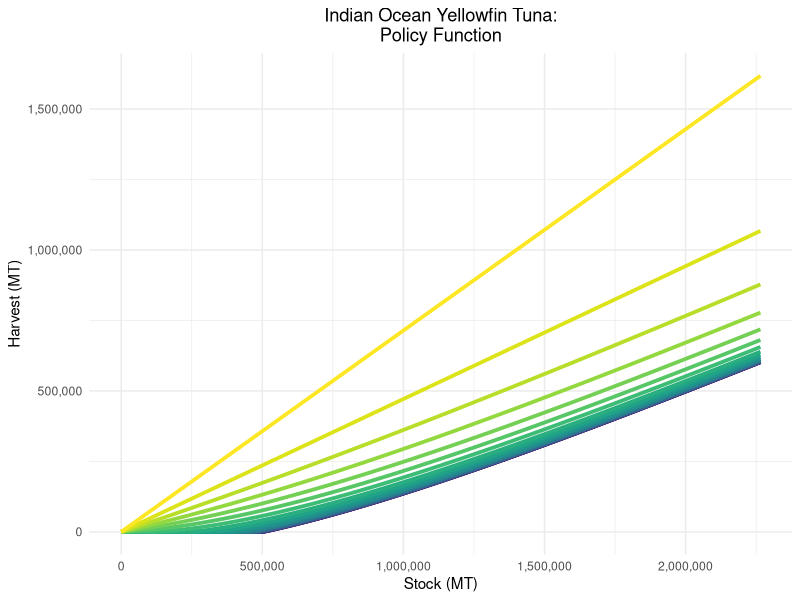
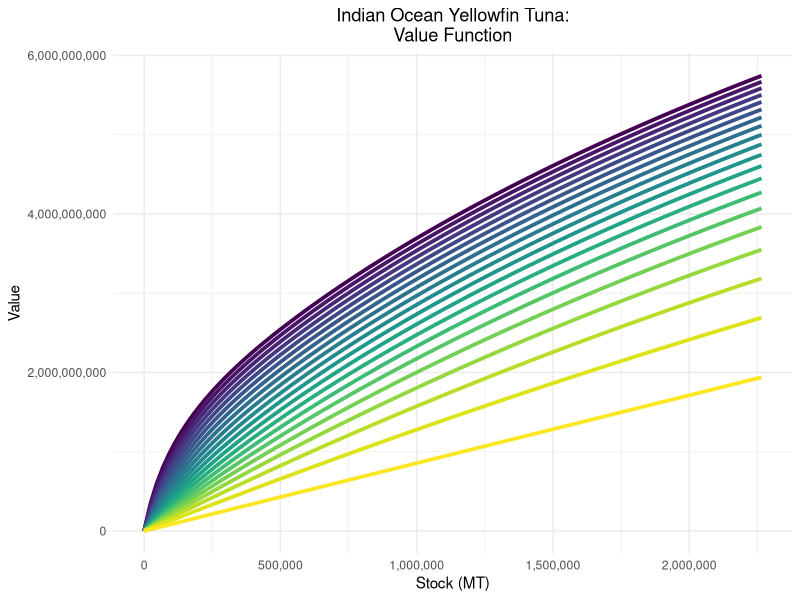
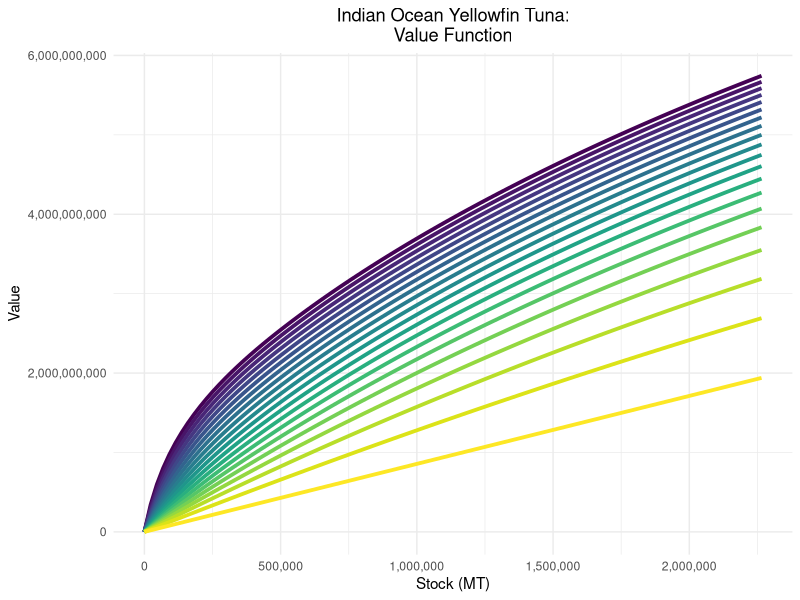
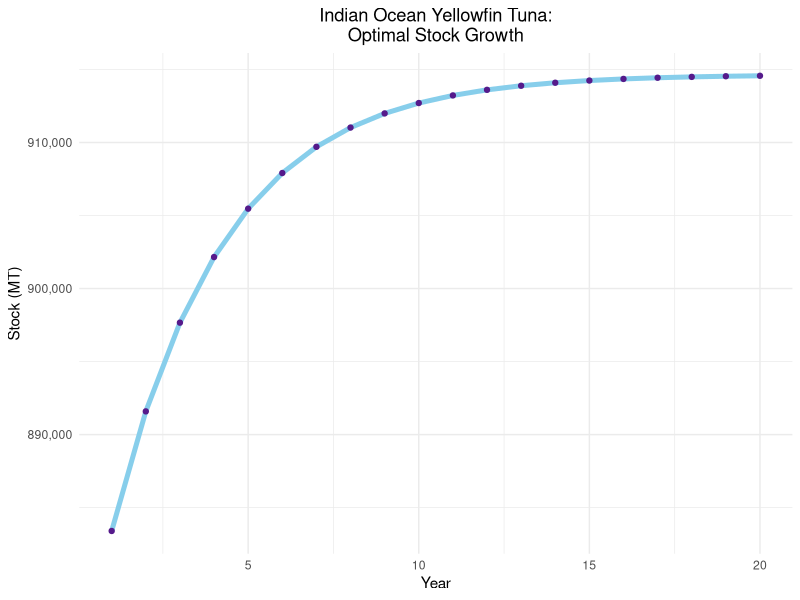
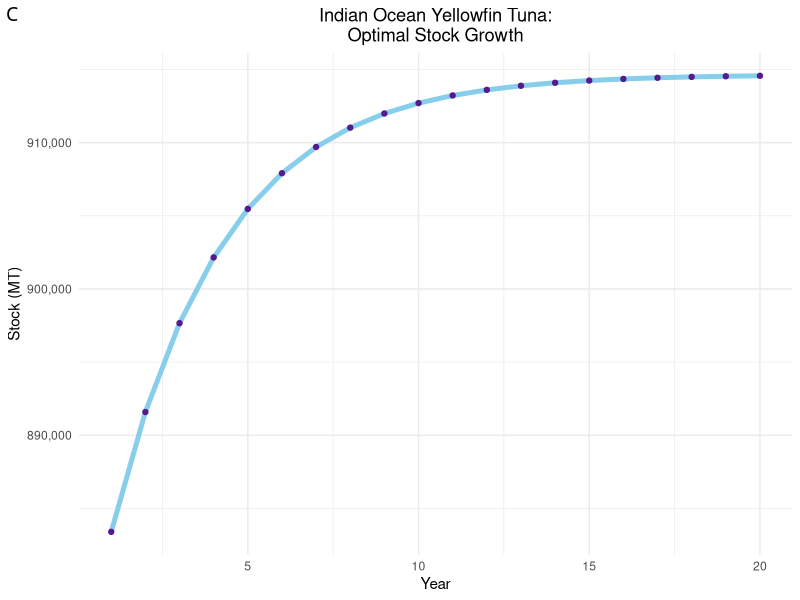
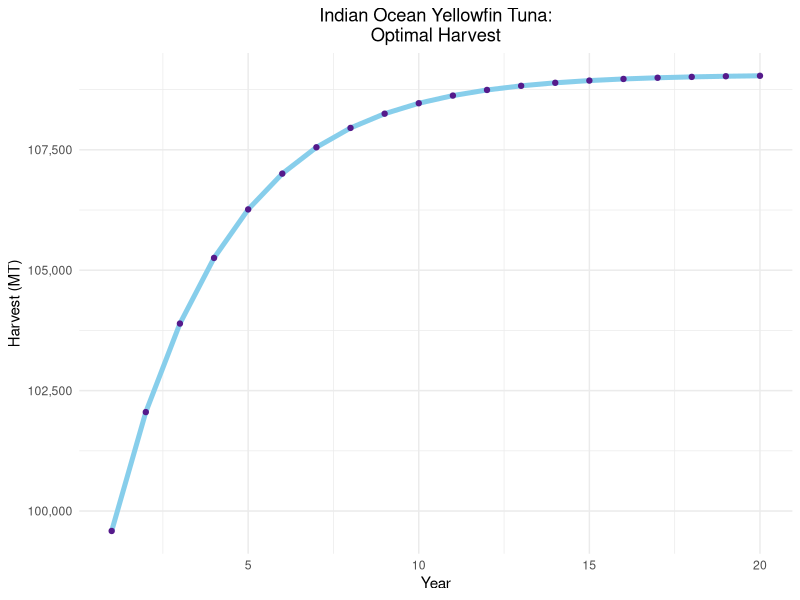
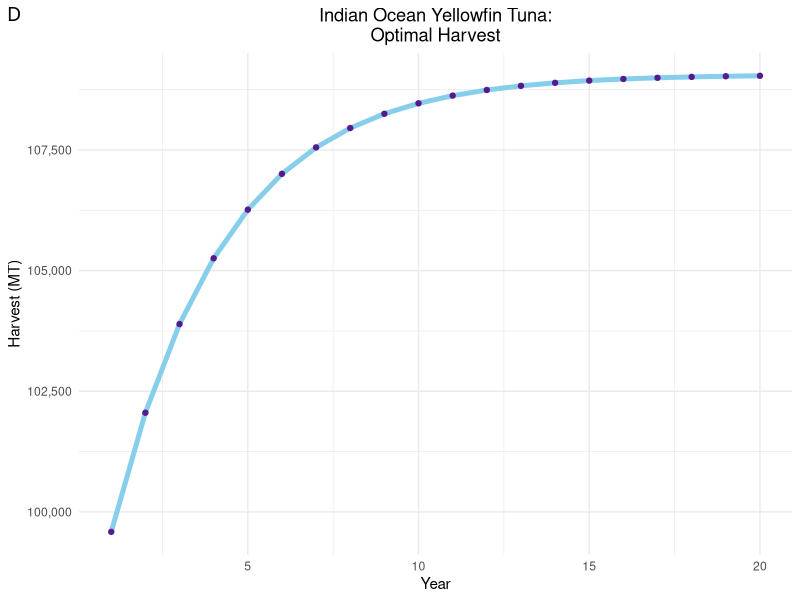
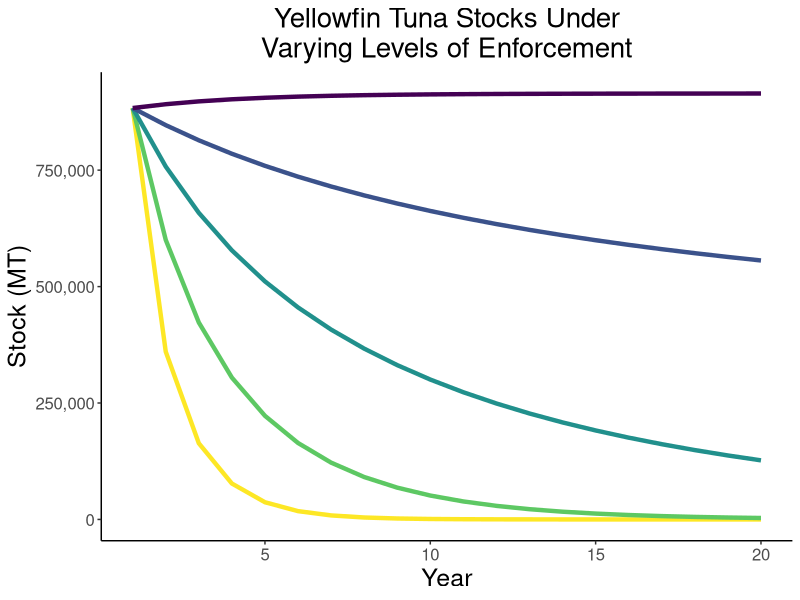

The R source for these figures, in order:
## ---- chunk 1
knitr::opts_chunk$set(echo = TRUE)

library(tidyverse)
library(nloptr)
library(knitr)
library(kableExtra)
library(dplyr)
library(ggplot2)
library(cowplot)
library(scales)
library(patchwork)
library(gridExtra)
## ---- chunk 2
### Time parameters
T = 20 #time horizon for backward induction; t is the equivalent of i, and is used for while-loops
discount <- 0.05
delta <- 1/(1+discount)


### Biological parameters
K <- 2265128
r <- 0.2
int_stock <- 883400 # initial stock biomass (MT)
grid_start <- K/1000000 # guess for xgrid in optimal policy/value functions

### Economic parameters
p <- 2397
c <- 1678

### Enforcement parameters
enfVec <- seq(0, 1, .1) # Enforcement vector from 0 to 1, with 0 being no enforcement and 1 being full enforcement
enfDet <- c(0, .04, .25, .38, .47, .54, .59, .64, .68, .72, .75)/3 # Taken from McDonald et al. code
fine <- p * 3.5


### Iteration parameters
sizex = 100 # size of the state grid; setting equal to Chris C's example
xgrid <- seq(grid_start, K, length.out = sizex)

tol_ht = .01 # tolerance value for fishing effort optimization
tol_e = .01 # tolerance value for enforcement effort optimization
## ---- chunk 3
### Stock function
stock_growth_fun <- function(h, X)
{
  Xnext = X + (r * X) - (r * X^2)/K - h
  if (X < 0) Xnext = 0
  return (Xnext)
}

### Profits function
profit_legal <- function(h, X)
{
  benefit = p*h - c * (h^2)/X
}

### Payoff function to get long-term benefits. V = Value
payoff <- function(X, h, V)
{
  Xnext = stock_growth_fun(h, X)
  Vnext = spline(x = xgrid, y = V, xout = Xnext)
  neg_out = -(profit_legal(h,X) + delta * Vnext$y) # sum of current profit + discounted future value of fish
  return(neg_out) # negative because of optimization
}

DFall = data.frame()
Vnext = vector()
V = seq(0, 0, length.out = sizex) # Setting V = 0

### Payoff function

optimzation_1 <- for(t in T:1)
{
  print(t)
  
  for(i in 1:length(xgrid))
  {
    X = xgrid[i]
    guess = 10
    low = 0 # lower bound on harvest
    high = X + (r * X) - (r * X^2)/K # upper bound; harvest cannot exceed stock (growth?). could also try high = X
    Thing = optim(par = guess, fn = payoff, lower = low, upper = high, X = X, V = V, method = 'L-BFGS-B')
    hstar = Thing$par #optimal harvest, or quota
    Vstar = -Thing$value #optimal value
    Vnext[i] = Vstar
    
    ### now use dataframe to store information
    DFnow = data.frame(time = t, X = X, hstar = hstar, Vstar = Vstar)
    DFall = bind_rows(DFall, DFnow)
  } # end for loop
  
  V = Vnext # tells the model to iterate
}
## ---- chunk 4
### Forward simulation, choosing time 1 (convergence) as the time

DFopt <- DFall %>% 
  filter(time==1)


hpol = DFopt$hstar #optimal harvest policy
xpol = DFopt$X
xsim = vector()
hsim = vector()

xsim[1] = int_stock  # Elected to start with int_stock because this is the starting biomass of yellowfin tuna at the time of model creation
Tsim = seq(1, 20)

for(tt in Tsim)
{
  Thing = spline(x = xpol, y = hpol, xout = xsim[tt])
  hsim[tt] = Thing$y
  if(tt < max(Tsim))
  {
   xsim[tt+1] = stock_growth_fun(h = hsim[tt], X = xsim[tt]) 
  }
}

DFsimulation <- data.frame(time = Tsim, xsim = xsim, hsim = hsim) %>% 
  mutate(enfE = rep("Optimal", 20)) %>% 
  mutate(stock = round(xsim)) %>% 
  mutate(legal = round(spline(x = DFopt$X, y = DFopt$hstar, xout = xsim)$y)) %>% 
  mutate(legal = ifelse(legal > hsim, round(hsim), legal)) %>% 
  mutate(illegal = round(hsim - legal)) %>% 
  mutate(illegal = ifelse(illegal < 0, 0, illegal)) %>% 
  mutate(total = legal + illegal)
## ---- chunk 5
### Adapted from profitOptimEnf (Optimization to determine vector of optimal fishing effort and optimal enforcement effort based on B/BMSY)

### Fine function
fine_fun <- function(ht, h)
  {
  if (ht > h)
    {expected_fine = spline(enfVec, enfDet, xout = enforcement)$y * (ht - h) * fine}
      
    else 
      {expected_fine = 0}
  
    return(expected_fine)
}

### Social profit function
profit_social_fun <- function(ht, h, X)
  {
  if (X == 0)
    {profit = 0}
  
  else
    {profit = p * ht - c * ht^2/X - fine_fun(ht, h)}
  
  return(profit)
}

### Function to find the approximate hstar value in DFopt for a given stock level X
approx_hstar_fun <- function(X)
  {
  if (any(X == 0)) 
    {approx_hstar = 0}
  
  else
    {approx_hstar = spline(x = DFopt$X, y = DFopt$hstar, xout = X)$y}
  
  return(approx_hstar)
}

payoff_illegal <- function(ht, X, V2)
{
  Xnext = stock_growth_fun(ht, X)
  Vnext = spline(x = xgrid, y = V2, xout = Xnext)
  # neg_out = -(profit_social_fun(ht, h = approx_hstar_fun(X), X) + delta * Vnext$y)
  neg_out = -(profit_social_fun(ht, h = approx_hstar_fun(X), X))
  return(neg_out)
}
## ---- chunk 6
### VFI

#### Payoff function

enforcement <- 0

DFall_illegal_0e = data.frame()
Vnext_illegal_0e = vector
V2 = seq(0, 0, length.out = sizex)

actual_optimization <- for(t in T:1)
{
  print(t)
  
  for(i in 1:length(xgrid))
  {
    X = xgrid[i]
    guess = 10
    
    Fishes = optim(par = guess,
                   fn = payoff_illegal,
                   lower = 0,
                   upper = X,
                   X = X,
                   V2 = V2,
                   method = 'L-BFGS-B')
    
    hactual = Fishes$par # Actual harvest
    value = -Fishes$value # Value of the actual harvest
    Vnext[i] = value
    
    ### DF to store information to store information
    DFnow_illegal_0e = data.frame(time = t, X = X, hactual = hactual, value = value)
    DFall_illegal_0e = bind_rows(DFall_illegal_0e, DFnow_illegal_0e)
  }

  V2 = Vnext # tells the model to iterate  

}
## ---- chunk 7
#### Forward Simulation

DF_opt_illegal_0e <- DFall_illegal_0e %>% 
  filter(time == 1)

xsim2 = vector()
hsim2 = vector()

xsim2[1] = int_stock
Tsim = seq(1, 20)

for(t in Tsim)
{
  Fishes2 = spline(x = DF_opt_illegal_0e$X, y = DF_opt_illegal_0e$hactual, xout = xsim2[t])
  hsim2[t] = Fishes2$y
  if(t < max(Tsim))
  {
   xsim2[t+1] = stock_growth_fun(h = hsim2[t], X = xsim2[t]) 
  }
}

DFsimulation_0e <- data.frame(time = Tsim, xsim = xsim2, hsim = hsim2) %>% 
  mutate(enfE = rep("0", 20)) %>% 
  mutate(stock = round(xsim)) %>% 
  mutate(legal = round(spline(x = DFopt$X, y = DFopt$hstar, xout = xsim)$y)) %>% 
  mutate(legal = ifelse(legal > hsim, round(hsim), legal)) %>% 
  mutate(illegal = round(hsim - legal)) %>% 
  mutate(illegal = ifelse(illegal < 0, 0, illegal)) %>% 
  mutate(total = legal + illegal)
## ---- chunk 8
### VFI

#### Payoff function
enforcement <- 0.25

DFall_illegal_0.25e = data.frame()
Vnext_illegal_0.25e = vector
V2 = seq(0, 0, length.out = sizex)

actual_optimization <- for(t in T:1)
{
  print(t)
  
  for(i in 1:length(xgrid))
  {
    X = xgrid[i]
    guess = 10
    
    Fishes = optim(par = guess,
                   fn = payoff_illegal,
                   lower = 0,
                   upper = X,
                   X = X,
                   V2 = V2,
                   method = 'L-BFGS-B')
    
    hactual = Fishes$par # Actual harvest
    value = -Fishes$value # Value of the actual harvest
    Vnext[i] = value
    
    ### DF to store information to store information
    DFnow_illegal_0.25e = data.frame(time = t, X = X, hactual = hactual, value = value)
    DFall_illegal_0.25e = bind_rows(DFall_illegal_0.25e, DFnow_illegal_0.25e)
  }

  V2 = Vnext # tells the model to iterate  

}


#### Forward Simulation

DF_opt_illegal_0.25e <- DFall_illegal_0.25e %>% 
  filter(time == 1)

xsim2 = vector()
hsim2 = vector()

xsim2[1] = int_stock
Tsim = seq(1, 20)

for(t in Tsim)
{
  Fishes2 = spline(x = DF_opt_illegal_0.25e$X, y = DF_opt_illegal_0.25e$hactual, xout = xsim2[t])
  hsim2[t] = Fishes2$y
  if(t < max(Tsim))
  {
   xsim2[t+1] = stock_growth_fun(h = hsim2[t], X = xsim2[t]) 
  }
}

DFsimulation_0.25e <- data.frame(time = Tsim, xsim = xsim2, hsim = hsim2) %>% 
  mutate(enfE = rep("0.25", 20)) %>% 
  mutate(stock = round(xsim)) %>% 
  mutate(legal = round(spline(x = DFopt$X, y = DFopt$hstar, xout = xsim)$y)) %>% 
  mutate(legal = ifelse(legal > hsim, round(hsim), legal)) %>% 
  mutate(illegal = round(hsim - legal)) %>% 
  mutate(illegal = ifelse(illegal < 0, 0, illegal)) %>% 
  mutate(total = legal + illegal)
## ---- chunk 9
### VFI

#### Payoff function
enforcement <- 0.5

DFall_illegal_0.5e = data.frame()
Vnext_illegal_0.5e = vector
V2 = seq(0, 0, length.out = sizex)

actual_optimization <- for(t in T:1)
{
  print(t)
  
  for(i in 1:length(xgrid))
  {
    X = xgrid[i]
    guess = 10
    
    Fishes = optim(par = guess,
                   fn = payoff_illegal,
                   lower = 0,
                   upper = X,
                   X = X,
                   V2 = V2,
                   method = 'L-BFGS-B')
    
    hactual = Fishes$par # Actual harvest
    value = -Fishes$value # Value of the actual harvest
    Vnext[i] = value
    
    ### DF to store information to store information
    DFnow_illegal_0.5e = data.frame(time = t, X = X, hactual = hactual, value = value)
    DFall_illegal_0.5e = bind_rows(DFall_illegal_0.5e, DFnow_illegal_0.5e)
  }

  V2 = Vnext # tells the model to iterate  

}


#### Forward Simulation

DF_opt_illegal_0.5e <- DFall_illegal_0.5e %>% 
  filter(time == 1)

xsim2 = vector()
hsim2 = vector()

xsim2[1] = int_stock
Tsim = seq(1, 20)

for(t in Tsim)
{
  Fishes2 = spline(x = DF_opt_illegal_0.5e$X, y = DF_opt_illegal_0.5e$hactual, xout = xsim2[t])
  hsim2[t] = Fishes2$y
  if(t < max(Tsim))
  {
   xsim2[t+1] = stock_growth_fun(h = hsim2[t], X = xsim2[t]) 
  }
}

DFsimulation_0.5e <- data.frame(time = Tsim, xsim = xsim2, hsim = hsim2) %>%
  mutate(enfE = rep("0.5", 20)) %>% 
  mutate(stock = round(xsim)) %>% 
  mutate(legal = round(spline(x = DFopt$X, y = DFopt$hstar, xout = xsim)$y)) %>% 
  mutate(legal = ifelse(legal > hsim, round(hsim), legal)) %>% 
  mutate(legal = ifelse(legal < 0, 0, legal)) %>% 
  mutate(illegal = round(hsim - legal)) %>% 
  mutate(illegal = ifelse(illegal > hsim, round(hsim), illegal)) %>% 
  mutate(illegal = ifelse(illegal < 0, 0, illegal)) %>% 
  mutate(total = legal + illegal)
## ---- chunk 10
### VFI

#### Payoff function
enforcement <- 0.75

DFall_illegal_0.75e = data.frame()
Vnext_illegal_0.75e = vector
V2 = seq(0, 0, length.out = sizex)

actual_optimization <- for(t in T:1)
{
  print(t)
  
  for(i in 1:length(xgrid))
  {
    X = xgrid[i]
    guess = 10
    
    Fishes = optim(par = guess,
                   fn = payoff_illegal,
                   lower = 0,
                   upper = X,
                   X = X,
                   V2 = V2,
                   method = 'L-BFGS-B')
    
    hactual = Fishes$par # Actual harvest
    value = -Fishes$value # Value of the actual harvest
    Vnext[i] = value
    
    ### DF to store information to store information
    DFnow_illegal_0.75e = data.frame(time = t, X = X, hactual = hactual, value = value)
    DFall_illegal_0.75e = bind_rows(DFall_illegal_0.75e, DFnow_illegal_0.75e)
  }

  V2 = Vnext # tells the model to iterate  

}


#### Forward Simulation

DF_opt_illegal_0.75e <- DFall_illegal_0.75e %>% 
  filter(time == 1)

xsim2 = vector()
hsim2 = vector()

xsim2[1] = int_stock
Tsim = seq(1, 20)

for(t in Tsim)
{
  Fishes2 = spline(x = DF_opt_illegal_0.75e$X, y = DF_opt_illegal_0.75e$hactual, xout = xsim2[t])
  hsim2[t] = Fishes2$y
  if(t < max(Tsim))
  {
   xsim2[t+1] = stock_growth_fun(h = hsim2[t], X = xsim2[t]) 
  }
}

DFsimulation_0.75e <- data.frame(time = Tsim, xsim = xsim2, hsim = hsim2) %>% 
  mutate(enfE = rep("0.75", 20)) %>% 
  mutate(stock = round(xsim)) %>% 
  mutate(legal = round(spline(x = DFopt$X, y = DFopt$hstar, xout = xsim)$y)) %>% 
  mutate(legal = ifelse(legal > hsim, round(hsim), legal)) %>% 
  mutate(illegal = round(hsim - legal)) %>% 
  mutate(illegal = ifelse(illegal < 0, 0, illegal)) %>% 
  mutate(total = legal + illegal)
## ---- chunk 11
### VFI

#### Payoff function
enforcement <- 1

DFall_illegal_1e = data.frame()
Vnext_illegal_1e = vector
V2 = seq(0, 0, length.out = sizex)

actual_optimization <- for(t in T:1)
{
  print(t)
  
  for(i in 1:length(xgrid))
  {
    X = xgrid[i]
    guess = 10
    
    Fishes = optim(par = guess,
                   fn = payoff_illegal,
                   lower = 0,
                   upper = X,
                   X = X,
                   V2 = V2,
                   method = 'L-BFGS-B')
    
    hactual = Fishes$par # Actual harvest
    value = -Fishes$value # Value of the actual harvest
    Vnext[i] = value
    
    ### DF to store information to store information
    DFnow_illegal_1e = data.frame(time = t, X = X, hactual = hactual, value = value)
    DFall_illegal_1e = bind_rows(DFall_illegal_1e, DFnow_illegal_1e)
  }

  V2 = Vnext # tells the model to iterate  

}


#### Forward Simulation

DF_opt_illegal_1e <- DFall_illegal_1e %>% 
  filter(time == 1)

xsim2 = vector()
hsim2 = vector()

xsim2[1] = int_stock
Tsim = seq(1, 20)

for(t in Tsim)
{
  Fishes2 = spline(x = DF_opt_illegal_1e$X, y = DF_opt_illegal_1e$hactual, xout = xsim2[t])
  hsim2[t] = Fishes2$y
  if(t < max(Tsim))
  {
   xsim2[t+1] = stock_growth_fun(h = hsim2[t], X = xsim2[t]) 
  }
}

DFsimulation_1e <- data.frame(time = Tsim, xsim = xsim2, hsim = hsim2) %>%
  mutate(enfE = rep("1", 20)) %>% 
  mutate(stock = round(xsim)) %>% 
  mutate(legal = round(spline(x = DFopt$X, y = DFopt$hstar, xout = xsim)$y)) %>% 
  mutate(legal = ifelse(legal > hsim, round(hsim), legal)) %>% 
  mutate(illegal = round(hsim - legal)) %>% 
  mutate(illegal = ifelse(illegal < 0, 0, illegal)) %>% 
  mutate(total = legal + illegal)
## ---- chunk 12
policy_harvest_plot <- ggplot(data = DFall) +
  geom_path(aes(x = X, y = hstar, color = factor(time)), size = 1.3) +
  xlab("Stock (MT)") +
  ylab("Harvest (MT)") +
  scale_x_continuous(label=comma) +
  scale_y_continuous(label=comma) +
  scale_color_viridis_d() +
  ggtitle(stringr::str_wrap("Indian Ocean Yellowfin Tuna: Policy Function", width=30)) +
  theme_minimal() +
  theme(plot.title = element_text(hjust = 0.5))

policy_harvest_plot <- policy_harvest_plot +
  theme(legend.position = "none")

policy_harvest_plot_final <- plot_grid(policy_harvest_plot,
                                       ncol = 1,
                                       nrow = 1,
                                       # labels = c("A"),
                                       label_fontfamily = "calibri",
                                       label_fontface = "plain")

policy_harvest_plot_final
## ---- chunk 13
policy_value_plot <- ggplot(data = DFall) +
  geom_path(aes(x = X, y = Vstar, color = factor(time)), size = 1.3) + #value
  xlab("Stock (MT)") +
  ylab("Value") +
  scale_y_continuous(label=comma) +
  scale_x_continuous(label=comma) +
  scale_color_viridis_d() +
  ggtitle(stringr::str_wrap("Indian Ocean Yellowfin Tuna: Value Function", width=30)) +
  theme_minimal() +
  theme(plot.title = element_text(hjust = 0.5))

policy_value_plot <- policy_value_plot +
  theme(legend.position = "none")

policy_value_plot

policy_value_plot_final <- plot_grid(policy_value_plot,
                                       ncol = 1,
                                       nrow = 1,
                                       # labels = c("B"),
                                       label_fontfamily = "calibri",
                                       label_fontface = "plain")

policy_value_plot_final
## ---- chunk 14
opt_stock_plot <- ggplot(data = DFsimulation) +
  geom_line(aes(x = time, y = xsim), color = "skyblue", size = 1.7) +
  geom_point(aes(x = time, y = xsim), color = "purple4") +
  xlab("Year") +
  ylab("Stock (MT)") +
  scale_y_continuous(label=comma) +
  ggtitle(stringr::str_wrap("Indian Ocean Yellowfin Tuna: Optimal Stock Growth", width=30)) +
  theme_minimal() +
  theme(plot.title = element_text(hjust = 0.5))

opt_stock_plot

opt_stock_plot_final <- plot_grid(opt_stock_plot,
                                       ncol = 1,
                                       nrow = 1,
                                       labels = c("C"),
                                       label_fontfamily = "calibri",
                                       label_fontface = "plain")

opt_stock_plot_final
## ---- chunk 15
opt_harvest_plot <- ggplot(data = DFsimulation) +
  geom_line(aes(x = time, y = hsim), color = "skyblue", size = 1.7) +
  geom_point(aes(x = time, y = hsim), color = "purple4") +
  xlab("Year") +
  ylab("Harvest (MT)") +
  scale_y_continuous(label=comma) +
  ggtitle(stringr::str_wrap("Indian Ocean Yellowfin Tuna: Optimal Harvest", width=30)) +
  theme_minimal() +
  theme(plot.title = element_text(hjust = 0.5))

opt_harvest_plot

opt_harvest_plot_final <- plot_grid(opt_harvest_plot,
          ncol = 1,
          nrow = 1,
          labels = c("D"),
          label_fontfamily = "calibri",
          label_fontface = "plain")

opt_harvest_plot_final
## ---- chunk 16
DFsimulation_all <- bind_rows(DFsimulation, 
                     DFsimulation_0e, 
                     DFsimulation_0.25e, 
                     DFsimulation_0.5e, 
                     DFsimulation_0.75e, 
                     DFsimulation_1e)


DFsimulation_enf <- DFsimulation_all %>% 
  filter(enfE != "Optimal")

all_stock_plot <- ggplot(data = DFsimulation_enf) +
  geom_line(aes(x = time, y = xsim, color = enfE), size = 1.5) +
  xlab("Year") +
  ylab("Stock (MT)") +
  scale_y_continuous(label = comma) +
  scale_color_viridis_d(direction = -1, option = "D") +
  guides(colour = guide_legend(reverse=T)) +
  labs(color = "Enforcement Level") +
  ggtitle(stringr::str_wrap("Yellowfin Tuna Stocks Under Varying Levels of Enforcement", width = 30)) +
  theme_classic() +
  theme(plot.title = element_text(hjust = 0.5, size = 20),
        axis.title.x = element_text(size = 18),  # X-axis title size
        axis.title.y = element_text(size = 18),  # Y-axis title size
        axis.text.x = element_text(size = 12),   # X-axis labels size
        axis.text.y = element_text(size = 12)) + #,   # Y-axis labels size
  guides(color = FALSE)
        # legend.title = element_text(size = 16),  # Legend title size
        # legend.text = element_text(size = 12))

all_stock_plot

# all_stock_plot_final <- plot_grid(all_stock_plot,
#           ncol = 1,
#           nrow = 1,
#           labels = c("D"),
#           label_fontfamily = "calibri",
#           label_fontface = "plain")
# 
# all_stock_plot_final
## ---- chunk 17
all_stock_plot <- ggplot(data = DFsimulation_enf) +
  geom_line(aes(x = time, y = hsim, color = enfE), size = 1) +
  xlab("Year") +
  ylab("Harvest (MT)") +
  scale_y_continuous(label = comma) +
  scale_color_viridis_d(direction = -1, option = "D") +
  guides(colour = guide_legend(reverse=T)) +
  labs(color = "Enforcement Level") +
  ggtitle(stringr::str_wrap("Yellowfin Tuna Harvest Under Varying Levels of Enforcement", width = 30)) +
  theme_minimal() +
  theme(plot.title = element_text(hjust = 0.5))

all_stock_plot
## ---- chunk 18
# harvest_range = c(0, 650000)
# 
# e_opt_plot <- ggplot(data = DFsimulation) +
#   geom_line(aes(x = time, y = xsim), color = "skyblue", size = 1) +
#   geom_line(aes(x = time, y = hsim), color = "deeppink4", size = 1) +
#   xlab("Year") +
#   scale_y_continuous(name = "Stock (MT)", label = comma,
#                      sec.axis = sec_axis(~., name="Harvest (MT)", breaks = harvest_range, label = comma)) +
#   theme(axis.title.y = element_text(color = "skyblue", size=13),
#     axis.title.y.right = element_text(color = "deeppink4", size=13)) +
#   theme_minimal()
# 
# e_opt_plot

sum(DFsimulation$illegal + DFsimulation$legal)

DFsimulation_p <- DFsimulation %>% select(time, illegal, legal) %>% 
  pivot_longer(-time, names_to = "harvest_type", values_to = "harvest")

e_opt_plot <- ggplot(data = DFsimulation_p) +
  geom_col(aes(x = time, y = harvest, fill = harvest_type)) +
  scale_fill_manual(values = c("legal" = "#336e94", "illegal" = "firebrick4"),
                    labels = c("Illegal Harvest", "Legal Harvest")) +
  scale_y_continuous(limits = c(0, 650000), label = comma) +
  labs(x = "Year", y = "Harvest (MT)") +
  ggtitle("Optimal Harvest Intensity \n (Total = 2,145,349 MT)") +
  theme_minimal() +
  theme(legend.title = element_blank()) +
  theme(plot.title = element_text(hjust = 0.5))


e_opt_plot

e_opt_plot_final <- plot_grid(e_opt_plot,
          ncol = 1,
          nrow = 1,
          # labels = c("E"),
          label_fontfamily = "calibri",
          label_fontface = "plain")

e_opt_plot_final
## ---- chunk 19
sum(DFsimulation_0e$illegal + DFsimulation_0e$legal)

DFsimulation_0e_p <- DFsimulation_0e %>% select(time, illegal, legal) %>% 
  pivot_longer(-time, names_to = "harvest_type", values_to = "harvest")

e_0_plot <- ggplot(data = DFsimulation_0e_p) +
  geom_col(aes(x = time, y = harvest, fill = harvest_type)) +
  scale_fill_manual(values = c("legal" = "#336e94", "illegal" = "firebrick4"),
                    labels = c("Illegal Harvest", "Legal Harvest")) +
  scale_y_continuous(limits = c(0, 650000), label = comma) +
  labs(x = "Year", y = "Harvest (MT)") +
  ggtitle("Harvest Intensity with No Enforcement \n (Total = 1,111,129 MT)") +
theme_classic() +
  theme(plot.title = element_text(hjust = 0.5, size = 20),
        axis.title.x = element_text(size = 18),
        axis.title.y = element_text(size = 18),
        axis.text.x = element_text(size = 12),
        axis.text.y = element_text(size = 12)) +
  guides(fill = FALSE)

e_0_plot

e_0_plot_final <- plot_grid(e_0_plot,
          ncol = 1,
          nrow = 1,
          # labels = c("F"),
          label_fontfamily = "calibri",
          label_fontface = "plain")

e_0_plot_final
## ---- chunk 20
sum(DFsimulation_0.25e$illegal + DFsimulation_0.25e$legal)

DFsimulation_0.25e_p <- DFsimulation_0.25e %>% select(time, illegal, legal) %>% 
  pivot_longer(-time, names_to = "harvest_type", values_to = "harvest")

e_0.25_plot <- ggplot(data = DFsimulation_0.25e_p) +
  geom_col(aes(x = time, y = harvest, fill = harvest_type)) +
  scale_fill_manual(values = c("legal" = "#336e94", "illegal" = "firebrick4"),
                    labels = c("Illegal Harvest", "Legal Harvest")) +
  scale_y_continuous(limits = c(0, 650000), label = comma) +
  labs(x = "Year", y = "Harvest (MT)") +
  ggtitle("Harvest Intensity at 25% Enforcement \n (Total = 1,362,307 MT)") +
  theme_classic() +
  theme(plot.title = element_text(hjust = 0.5, size = 20),
        axis.title.x = element_text(size = 18),
        axis.title.y = element_text(size = 18),
        axis.text.x = element_text(size = 12),
        axis.text.y = element_text(size = 12)) +
  guides(fill = FALSE)


e_0.25_plot

e_0.25_plot_final <- plot_grid(e_0.25_plot,
          ncol = 1,
          nrow = 1,
          # labels = c("G"),
          label_fontfamily = "calibri",
          label_fontface = "plain")

e_0.25_plot_final
## ---- chunk 21
sum(DFsimulation_0.5e$illegal + DFsimulation_0.5e$legal)

DFsimulation_0.5e_p <- DFsimulation_0.5e %>% select(time, illegal, legal) %>% 
  pivot_longer(-time, names_to = "harvest_type", values_to = "harvest")

e_0.5_plot <- ggplot(data = DFsimulation_0.5e_p) +
  geom_col(aes(x = time, y = harvest, fill = harvest_type)) +
  scale_fill_manual(values = c("legal" = "#336e94", "illegal" = "firebrick4"),
                    labels = c("Illegal Harvest", "Legal Harvest")) +
  scale_y_continuous(limits = c(0, 650000), label = comma) +
  labs(x = "Year", y = "Harvest (MT)") +
  ggtitle("Harvest Intensity at 50% Enforcement \n (Total = 1,889,212 MT)") +
  theme_classic() +
  theme(plot.title = element_text(hjust = 0.5, size = 20),
        axis.title.x = element_text(size = 18),
        axis.title.y = element_text(size = 18),
        axis.text.x = element_text(size = 12),
        axis.text.y = element_text(size = 12)) +
  guides(fill = FALSE)


e_0.5_plot

e_0.5_plot_final <- plot_grid(e_0.5_plot,
          ncol = 1,
          nrow = 1,
          # labels = c("H"),
          label_fontfamily = "calibri",
          label_fontface = "plain")

e_0.5_plot_final
## ---- chunk 22
sum(DFsimulation_0.75e$illegal + DFsimulation_0.75e$legal)

DFsimulation_0.75e_p <- DFsimulation_0.75e %>% select(time, illegal, legal) %>% 
  pivot_longer(-time, names_to = "harvest_type", values_to = "harvest")

e_0.75_plot <- ggplot(data = DFsimulation_0.75e_p) +
  geom_col(aes(x = time, y = harvest, fill = harvest_type)) +
  scale_fill_manual(values = c("legal" = "#336e94", "illegal" = "firebrick4"),
                    labels = c("Illegal Harvest", "Legal Harvest")) +
  scale_y_continuous(limits = c(0, 650000), label = comma) +
  labs(x = "Year", y = "Harvest (MT)") +
  ggtitle("Harvest Intensity at 75% Enforcement \n (Total = 2,217,507 MT)") +
  theme_classic() +
  theme(plot.title = element_text(hjust = 0.5, size = 20),
        axis.title.x = element_text(size = 18),
        axis.title.y = element_text(size = 18),
        axis.text.x = element_text(size = 12),
        axis.text.y = element_text(size = 12)) +
  guides(fill = FALSE)


e_0.75_plot

e_0.75_plot_final <- plot_grid(e_0.75_plot,
          ncol = 1,
          nrow = 1,
          # labels = c("I"),
          label_fontfamily = "calibri",
          label_fontface = "plain")

e_0.75_plot_final
## ---- chunk 23
sum(DFsimulation_1e$illegal + DFsimulation_1e$legal)

DFsimulation_1e_p <- DFsimulation_1e %>% select(time, illegal, legal) %>% 
  pivot_longer(-time, names_to = "harvest_type", values_to = "harvest")

e_1_plot <- ggplot(data = DFsimulation_1e_p) +
  geom_col(aes(x = time, y = harvest, fill = harvest_type)) +
  scale_fill_manual(values = c("legal" = "#336e94", "illegal" = "firebrick4"),
                    labels = c("Illegal Harvest", "Legal Harvest")) +
  scale_y_continuous(limits = c(0, 650000), label = comma) +
  labs(x = "Year", y = "Harvest (MT)") +
  ggtitle("Harvest Intensity with Full Enforcement \n (Total = 2,145,349 MT)") +
  theme_classic() +
  theme(plot.title = element_text(hjust = 0.5, size = 20),
        axis.title.x = element_text(size = 18),
        axis.title.y = element_text(size = 18),
        axis.text.x = element_text(size = 12),
        axis.text.y = element_text(size = 12)) +
  guides(fill = FALSE)


e_1_plot

e_1_plot_final <- plot_grid(e_1_plot,
          ncol = 1,
          nrow = 1,
          # labels = c("J"),
          label_fontfamily = "calibri",
          label_fontface = "plain")

e_1_plot_final
## ---- chunk 24
plot_grid(e_0_plot_final, e_0.25_plot_final, e_0.5_plot_final, e_0.75_plot_final, e_1_plot_final, e_opt_plot_final,
          labels = c("1", "2", "3", "4", "5", "6"),
            ncol = 2)
## ---- chunk 25
summary_df_2 <- data.frame(
  Enforcement = c(0, 0.25, 0.5, 0.75, 1, "Optimal"),
  Stock_start = c(int_stock, int_stock, int_stock, int_stock, int_stock, int_stock),
  Stock_end = c((1), (3118), (126855), (556055), (914558), (9145697)),
  Illegal = c(sum(DFsimulation_0e$illegal), sum(DFsimulation_0.25e$illegal), sum(DFsimulation_0.5e$illegal), sum(DFsimulation_0.75e$illegal), sum(DFsimulation_1e$illegal), sum(DFsimulation$illegal)),
  Legal = c(sum(DFsimulation_0e$legal), sum(DFsimulation_0.25e$legal), sum(DFsimulation_0.5e$legal), sum(DFsimulation_0.75e$legal), sum(DFsimulation_1e$legal), sum(DFsimulation$legal)),
  Total = c(sum(DFsimulation_0e$total), sum(DFsimulation_0.25e$total), sum(DFsimulation_0.5e$total), sum(DFsimulation_0.75e$total), sum(DFsimulation_1e$total), sum(DFsimulation$total))
)

summary_df_2 <- summary_df_2 %>% 
  arrange(Enforcement) %>% 
  select(-Enforcement, everything()) %>% 
  rename("Enforcement Level" = Enforcement,
         "Starting Biomass (MT)" = Stock_start,
         "Ending Biomass (MT)" = Stock_end,
         "Illegal Harvest" = Illegal,
         "Legal Harvest" = Legal,
         "Total Harvest (MT)" = Total)

summary_df_last <- summary_df_2 %>% 
  mutate(`Illegal Harvest` = paste0(round(`Illegal Harvest`/`Total Harvest (MT)`*100, digits = 2), "%")) %>% 
  mutate(`Legal Harvest` = paste0(round(`Legal Harvest`/`Total Harvest (MT)`*100, digits = 2), "%"))


summary_df_final <- summary_df_last %>%
  kbl(caption = "Stock Dynamics and Harvest Across Different Enforcement Levels") %>%
  kable_classic(full_width = F, html_font = "Calibri", position = "left") %>% 
  column_spec(ncol(summary_df_last), bold = TRUE) %>% 
  row_spec(6, color = "skyblue")
  
  kable(summary_df_2, caption = "Stock Dynamics and Harvest Across Different Enforcement Levels")
## ---- chunk 26
summary_df_final
